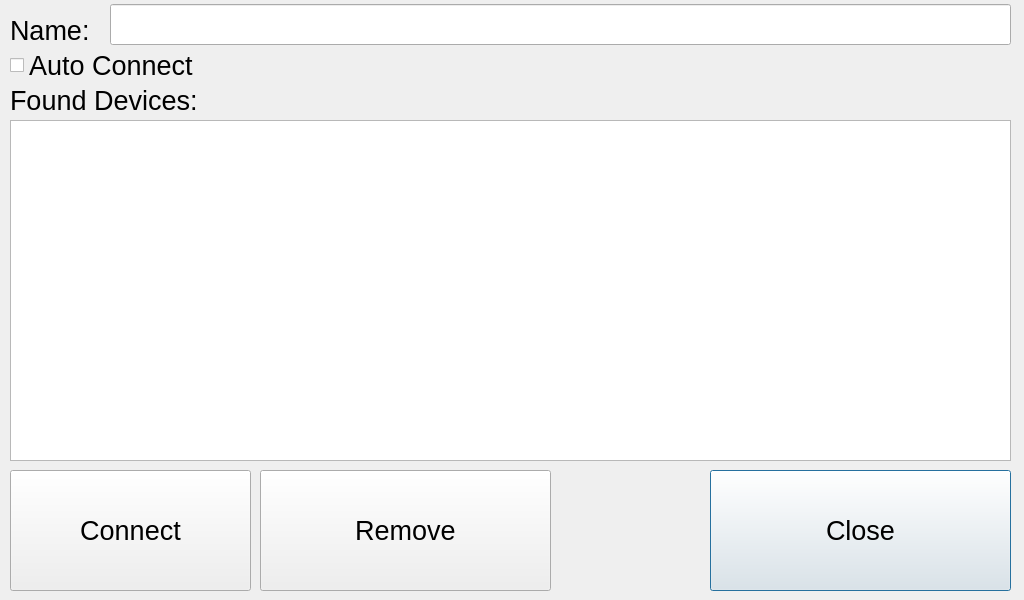
<?xml version="1.0" encoding="UTF-8"?>
<ui version="4.0">
 <class>BlueSettings</class>
 <widget class="QDialog" name="BlueSettings">
  <property name="geometry">
   <rect>
    <x>0</x>
    <y>0</y>
    <width>1024</width>
    <height>600</height>
   </rect>
  </property>
  <property name="windowTitle">
   <string>Dialog</string>
  </property>
  <widget class="QPushButton" name="close">
   <property name="geometry">
    <rect>
     <x>710</x>
     <y>470</y>
     <width>301</width>
     <height>121</height>
    </rect>
   </property>
   <property name="font">
    <font>
     <pointsize>20</pointsize>
    </font>
   </property>
   <property name="text">
    <string>Close</string>
   </property>
  </widget>
  <widget class="QListWidget" name="list">
   <property name="geometry">
    <rect>
     <x>10</x>
     <y>120</y>
     <width>1001</width>
     <height>341</height>
    </rect>
   </property>
   <property name="contextMenuPolicy">
    <enum>Qt::CustomContextMenu</enum>
   </property>
  </widget>
  <widget class="QLabel" name="label">
   <property name="geometry">
    <rect>
     <x>10</x>
     <y>80</y>
     <width>231</width>
     <height>41</height>
    </rect>
   </property>
   <property name="font">
    <font>
     <pointsize>20</pointsize>
    </font>
   </property>
   <property name="text">
    <string>Found Devices: </string>
   </property>
  </widget>
  <widget class="QLabel" name="label_2">
   <property name="geometry">
    <rect>
     <x>10</x>
     <y>10</y>
     <width>111</width>
     <height>41</height>
    </rect>
   </property>
   <property name="font">
    <font>
     <pointsize>20</pointsize>
    </font>
   </property>
   <property name="text">
    <string>Name: </string>
   </property>
  </widget>
  <widget class="QLineEdit" name="name">
   <property name="geometry">
    <rect>
     <x>110</x>
     <y>4</y>
     <width>901</width>
     <height>41</height>
    </rect>
   </property>
  </widget>
  <widget class="QCheckBox" name="autoConnect">
   <property name="geometry">
    <rect>
     <x>10</x>
     <y>50</y>
     <width>331</width>
     <height>31</height>
    </rect>
   </property>
   <property name="font">
    <font>
     <pointsize>20</pointsize>
    </font>
   </property>
   <property name="text">
    <string>Auto Connect</string>
   </property>
  </widget>
  <widget class="QPushButton" name="connect">
   <property name="geometry">
    <rect>
     <x>10</x>
     <y>470</y>
     <width>241</width>
     <height>121</height>
    </rect>
   </property>
   <property name="font">
    <font>
     <pointsize>20</pointsize>
    </font>
   </property>
   <property name="text">
    <string>Connect</string>
   </property>
  </widget>
  <widget class="QPushButton" name="remove">
   <property name="geometry">
    <rect>
     <x>260</x>
     <y>470</y>
     <width>291</width>
     <height>121</height>
    </rect>
   </property>
   <property name="font">
    <font>
     <pointsize>20</pointsize>
    </font>
   </property>
   <property name="text">
    <string>Remove</string>
   </property>
  </widget>
 </widget>
 <resources/>
 <connections/>
</ui>
